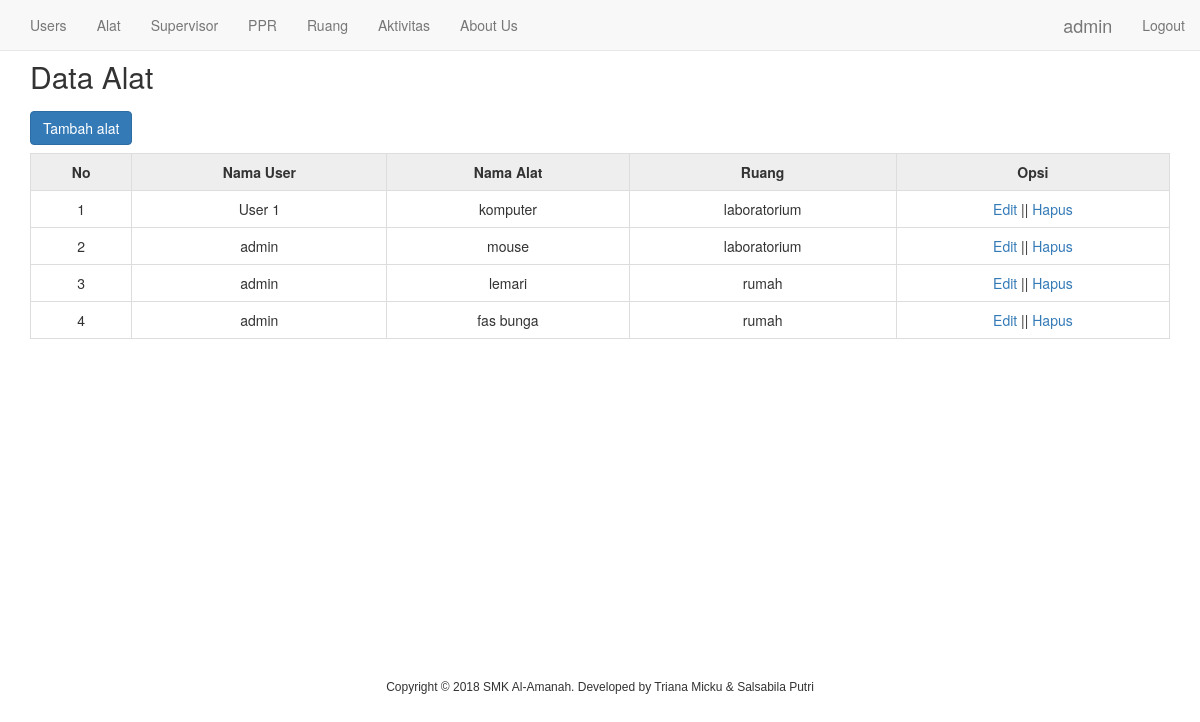
The app's page /alat/index.php (signed in) with its own data.
### tables this page shows
CREATE TABLE `tb_alat` (
  `kode_alat` int(11) NOT NULL,
  `nama_alat` varchar(191) NOT NULL,
  `ruang_id` int(11) NOT NULL,
  `user_id` int(11) NOT NULL
);

CREATE TABLE `tb_user` (
  `nip` int(11) NOT NULL,
  `username` varchar(191) NOT NULL,
  `password` varchar(191) NOT NULL,
  `role_id` int(11) NOT NULL
);

CREATE TABLE `tb_ruang` (
  `id` int(11) NOT NULL,
  `nomor_ruang` varchar(200) NOT NULL,
  `nama_ruang` varchar(191) NOT NULL
);

### alat/index.php (the view, shortened to what this page needs)
<?php require_once '../layouts/_header.php'; ?>
<div class="container"><br><br>
	<h2>Data Alat</h2>
	<table class="table table-stripped table-bordered">
		<caption>
			<a href="form-input-alat.php" class="btn btn-primary">Tambah alat</a>
		</caption>
		<tr style="text-align: center; font-weight:bold; background-color: #eee;">
			<td>No</td>
			<td>Nama User</td>
			<td>Nama Alat</td>
			<td>Ruang</td>
			<?php if($_SESSION['role'] == 'admin'){ ?>
			<td>Opsi</td>
			<?php } ?>
		</tr>
		<?php
		require_once '../koneksi.php';
		$no = 1 ;
		$select = mysqli_query($conn, "SELECT tb_alat.*, tb_user.username AS nama_user, tb_ruang.nama_ruang AS ruang FROM tb_alat
			INNER JOIN tb_user ON tb_alat.user_id = tb_user.nip
			INNER JOIN tb_ruang ON tb_alat.ruang_id = tb_ruang.id");
		if(mysqli_num_rows($select) > 0){
		while($hasil = mysqli_fetch_array($select)){
		?>
		<tr style="text-align: center;">
			<td><?php echo $no++ ?></td>
			<td><?php echo $hasil['nama_user'] ?></td>
			<td><?php echo $hasil['nama_alat'] ?></td>
			<td><?php echo $hasil['ruang'] ?></td>
			<?php if($_SESSION['role'] == 'admin'){ ?>
			<td>
				<a href="edit.php?kode_alat=<?php echo $hasil['kode_alat'] ?>">Edit</a> ||
				<a href="delete.php?kode_alat=<?php echo $hasil['kode_alat'] ?>" onclick="return confirm('Yakin ingin menghapus data ini ?');">Hapus</a>
			</td>
			<?php } ?>
		</tr>
		<?php }}else{?>
		<?php } ?>
</table>
</div>
<br><br><br><br><br><br><br><br><br><br><br><br><br><br><br><br>
<?php require_once '../layouts/_footer.php'; ?>
</body>
</html>

### layouts/_header.php (shortened to what this page needs)
<!DOCTYPE html>
<html lang="en">
<head>
	<link rel="stylesheet" href="<?php echo base_url; ?>/css/bootstrap.min.css">
</head>
<body >
<nav class="navbar navbar-default navbar-fixed-top">
	<div class="container-fluid" >
		<div id="bs-example-navbar-collapse-1"" class="collapse navbar-collapse" >
			<ul class="nav navbar-nav">
			<?php if($_SESSION['role'] == 'admin'){ ?>
				<li><a href="<?php echo base_url; ?>/users">Users</a></li>
				<li><a href="<?php echo base_url; ?>/alat">Alat</a></li>
				<li><a href="<?php echo base_url; ?>/sup">Supervisor</a></li>
				<li><a href="<?php echo base_url; ?>/ppr">PPR</a></li>
				<li><a href="<?php echo base_url; ?>/ruang">Ruang</a></li>
			<?php } ?>
				<li><a href="<?php echo base_url; ?>/aktivitas">Aktivitas</a></li>
				<li><a href="<?php echo base_url; ?>/aboutus.php">About Us</a></li>
			</ul>
			<div class="collapse navbar-collapse" id="bs-example-navbar-collapse-1"">
			<ul class="nav navbar-nav navbar-right">
				<a class="navbar-brand"><?php echo $_SESSION['username'] ?></a>
				<li><a href="<?php echo base_url; ?>/logout.php">Logout</a></li>
			</ul>
			</div>
		</div>
	</div>
</nav>

### layouts/_footer.php (shortened to what this page needs)
<p style="font-size: 12px; font-family: sans-serif; text-align: center;">Copyright &copy; 2018 SMK Al-Amanah. Developed by Triana Micku & Salsabila Putri</p>
	</body>
</html>

### records on screen
tb_alat: user.username "User 1", nama_alat "komputer", ruang.nama_ruang "laboratorium"
tb_alat: user.username "admin", nama_alat "mouse", ruang.nama_ruang "laboratorium"
tb_alat: user.username "admin", nama_alat "lemari", ruang.nama_ruang "rumah"
tb_alat: user.username "admin", nama_alat "fas bunga", ruang.nama_ruang "rumah"

### other values on screen
$_SESSION['username'] "admin"
